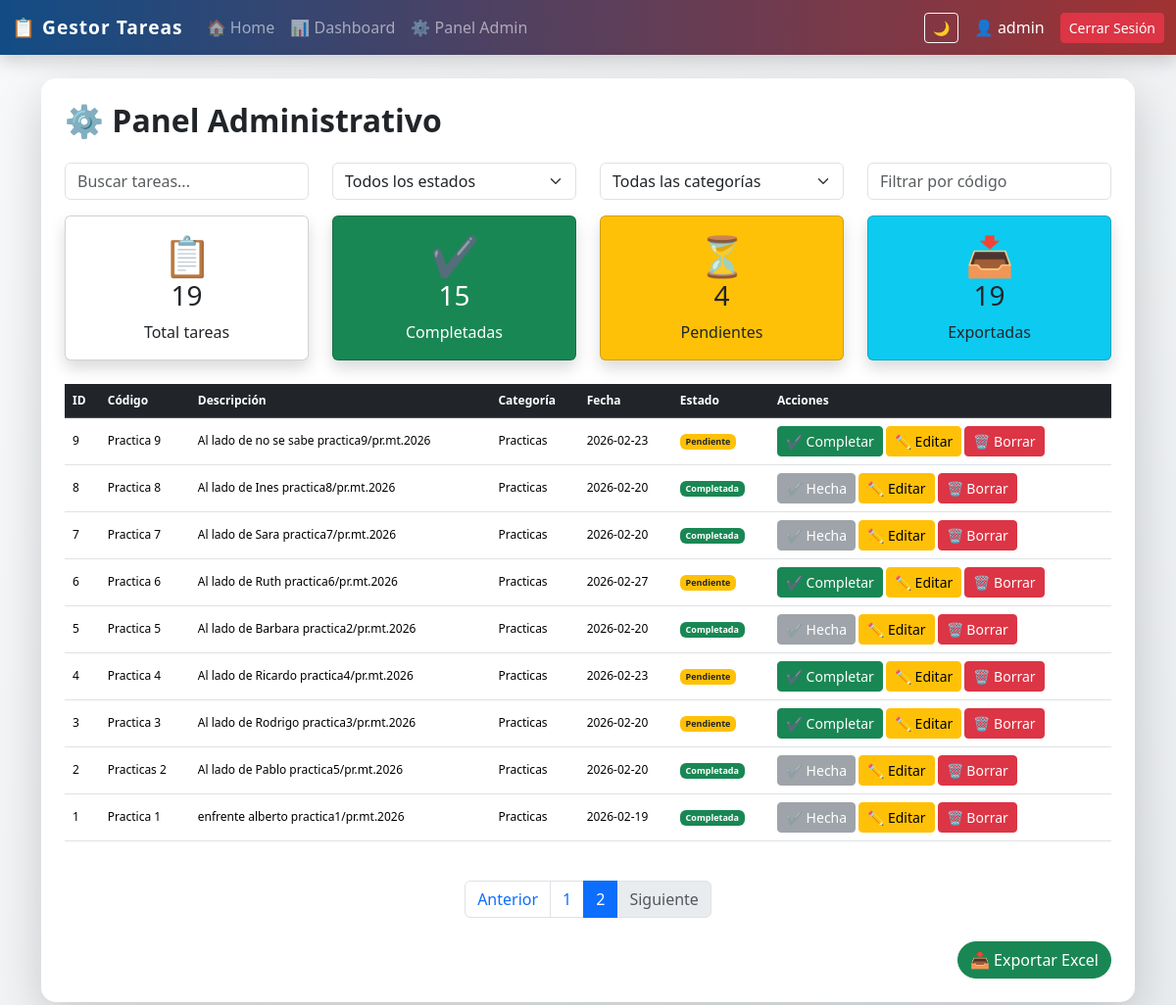
Before: /admin?page=2 (signed in) with the older database file.
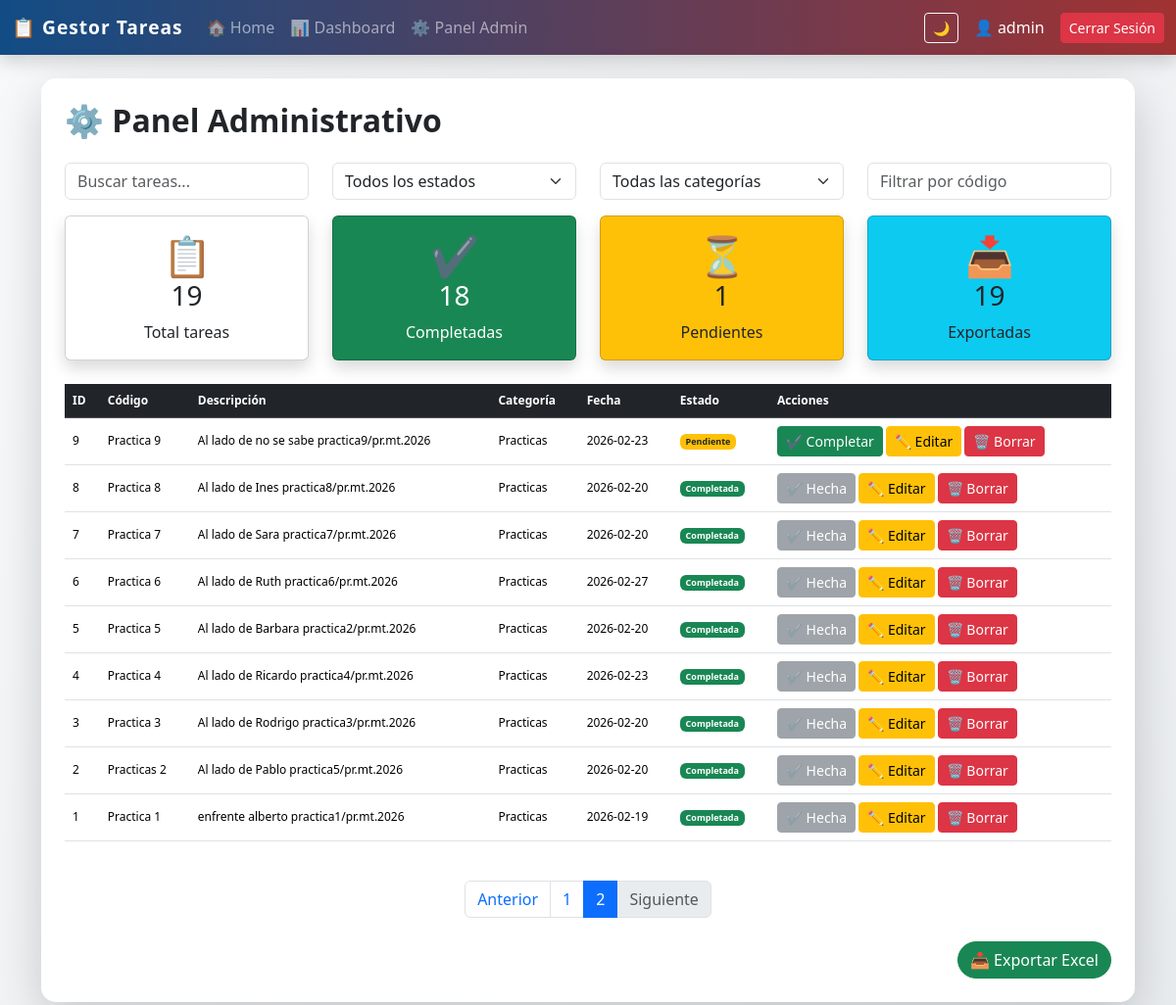
After: the same page with the newer database file.
### tables this page shows
CREATE TABLE tareas (
            id INTEGER PRIMARY KEY AUTOINCREMENT,
            descripcion TEXT NOT NULL,
            categoria TEXT,
            fecha TEXT,
            completada INTEGER DEFAULT 0,
            codigo TEXT,
            usuario_id INTEGER,
            FOREIGN KEY (usuario_id) REFERENCES usuarios(id)
        );

### app_web.py (the view)
@app.route("/admin")
@login_required
def admin():
    if session.get("es_admin") != 1:
        return redirect("/")
    page = request.args.get("page", 1, type=int)
    per_page = 10
    offset = (page - 1) * per_page
    conn = get_connection()
    cursor = conn.cursor()
    cursor.execute("""
        SELECT tareas.id,
               tareas.descripcion,
               tareas.categoria,
               tareas.fecha,
               tareas.completada,
               tareas.codigo,
               tareas.usuario_id,
               usuarios.username AS usuario
        FROM tareas
        LEFT JOIN usuarios ON tareas.usuario_id = usuarios.id
        ORDER BY tareas.id DESC
        LIMIT ? OFFSET ?
    """, (per_page, offset))
    tareas = cursor.fetchall()
    cursor.execute("SELECT COUNT(*) FROM tareas")
    total_tareas = cursor.fetchone()[0]
    total_pages = (total_tareas + per_page - 1) // per_page if total_tareas > 0 else 1
    cursor.execute("SELECT COUNT(*) FROM tareas WHERE completada = 1")
    completadas = cursor.fetchone()[0]
    pendientes = total_tareas - completadas
    cursor.execute("SELECT DISTINCT categoria FROM tareas")
    categorias = [row["categoria"] for row in cursor.fetchall() if row["categoria"]]
    conn.close()
    return render_template(
        "admin.html",
        tareas=tareas,
        page=page,
        total_pages=total_pages,
        total=total_tareas,
        completadas=completadas,
        pendientes=pendientes,
        exportadas=total_tareas, # Faltaba esta variable que usas en los KPIs
        categorias=categorias
    )

### app_web.py (called while the page is built)
def get_connection():
    conn = sqlite3.connect(DB_NAME)
    conn.row_factory = sqlite3.Row
    return conn

def login_required(f):
    @wraps(f)
    def decorated_function(*args, **kwargs):
        if "user_id" not in session:
            return redirect(url_for("login"))
        return f(*args, **kwargs)
    return decorated_function

### templates/admin.html (shortened to what this page needs)
{% extends "base.html" %}
{% block content %}
<h2 class="mb-4 fw-bold">⚙ Panel Administrativo</h2>
<div class="row mb-3">
    <div class="col-md-3">
        <input type="text" id="buscador" class="form-control" placeholder="Buscar tareas...">
    </div>
    <div class="col-md-3">
        <select id="filtro_estado" class="form-select">
            <option value="">Todos los estados</option>
        </select>
    </div>
    <div class="col-md-3">
        <select id="filtro_categoria" class="form-select">
            <option value="">Todas las categorías</option>
        </select>
    </div>
    <div class="col-md-3">
        <input type="text" id="filtro_codigo" class="form-control" placeholder="Filtrar por código">
    </div>
</div>
<div class="row g-4 mb-4">
    <div class="col-md-3">
        <div class="card text-center shadow p-3">
            <div class="display-6">📋</div>
            <h3>{{ total }}</h3>
            <p class="mb-0">Total tareas</p>
        </div>
    </div>
    <div class="col-md-3">
        <div class="card text-center shadow p-3 bg-success text-white">
            <div class="display-6">✔</div>
            <h3>{{ completadas }}</h3>
            <p class="mb-0">Completadas</p>
        </div>
    </div>
    <div class="col-md-3">
        <div class="card text-center shadow p-3 bg-warning">
            <div class="display-6">⏳</div>
            <h3>{{ pendientes }}</h3>
            <p class="mb-0">Pendientes</p>
        </div>
    </div>
    <div class="col-md-3">
        <div class="card text-center shadow p-3 bg-info text-dark">
            <div class="display-6">📥</div>
            <h3>{{ exportadas }}</h3>
            <p class="mb-0">Exportadas</p>
        </div>
    </div>
</div>
<div class="table-responsive">
    <table class="table table-hover align-middle">
        <thead class="table-dark">
            <tr>
                <th>ID</th>
                <th>Código</th>
                <th>Descripción</th>
                <th>Categoría</th>
                <th>Fecha</th>
                <th>Estado</th>
                <th>Acciones</th>
            </tr>
        </thead>
        <tbody>
            {% for tarea in tareas %}
            <tr>
                <td>{{ tarea[0] }}</td>
                <td>{{ tarea[5] if tarea|length > 5 else '-' }}</td>
                <td>{{ tarea[1] }}</td>
                <td>{{ tarea[2] if tarea[2] else "General" }}</td>
                <td>{{ tarea[3] if tarea[3] else "-" }}</td>
                <td>
                    {% if tarea[4] == 1 %}
                        <span class="badge bg-success">Completada</span>
                    {% else %}
                        <span class="badge bg-warning text-dark">Pendiente</span>
                    {% endif %}
                </td>
                <td>
                    {% if tarea[4] == 0 %}
                        <a href="/completar/{{ tarea[0] }}" class="btn btn-sm btn-success">✔ Completar</a>
                    {% else %}
                        <button class="btn btn-sm btn-secondary" disabled>✔ Hecha</button>
                    {% endif %}
                    <a href="/editar/{{ tarea[0] }}" class="btn btn-sm btn-warning">✏ Editar</a>
                    <a href="/eliminar/{{ tarea[0] }}" class="btn btn-sm btn-danger"
                       onclick="return confirm('¿Seguro que deseas eliminar esta tarea?');">🗑 Borrar</a>
                </td>
            </tr>
            {% endfor %}
        </tbody>
    </table>
</div>
<nav class="mt-4">
    <ul class="pagination justify-content-center">
        <li class="page-item {% if page <= 1 %}disabled{% endif %}">
            <a class="page-link" href="?page={{ page - 1 }}">Anterior</a>
        </li>
        {% for p in range(1, total_pages + 1) %}
        <li class="page-item {% if p == page %}active{% endif %}">
            <a class="page-link" href="?page={{ p }}">{{ p }}</a>
        </li>
        {% endfor %}
        <li class="page-item {% if page >= total_pages %}disabled{% endif %}">
            <a class="page-link" href="?page={{ page + 1 }}">Siguiente</a>
        </li>
    </ul>
</nav>
{% endblock %}

Changed rows visible on the page:
changed tareas "Practica 6": completada "Pendiente ✔ Completar" → "Completada ✔ Hecha"
changed tareas "Practica 4": completada "Pendiente ✔ Completar" → "Completada ✔ Hecha"
changed tareas "Practica 3": completada "Pendiente ✔ Completar" → "Completada ✔ Hecha"
Other visible differences:
{{ completadas }}: "15" → "18"
{{ pendientes }}: "4" → "1"
